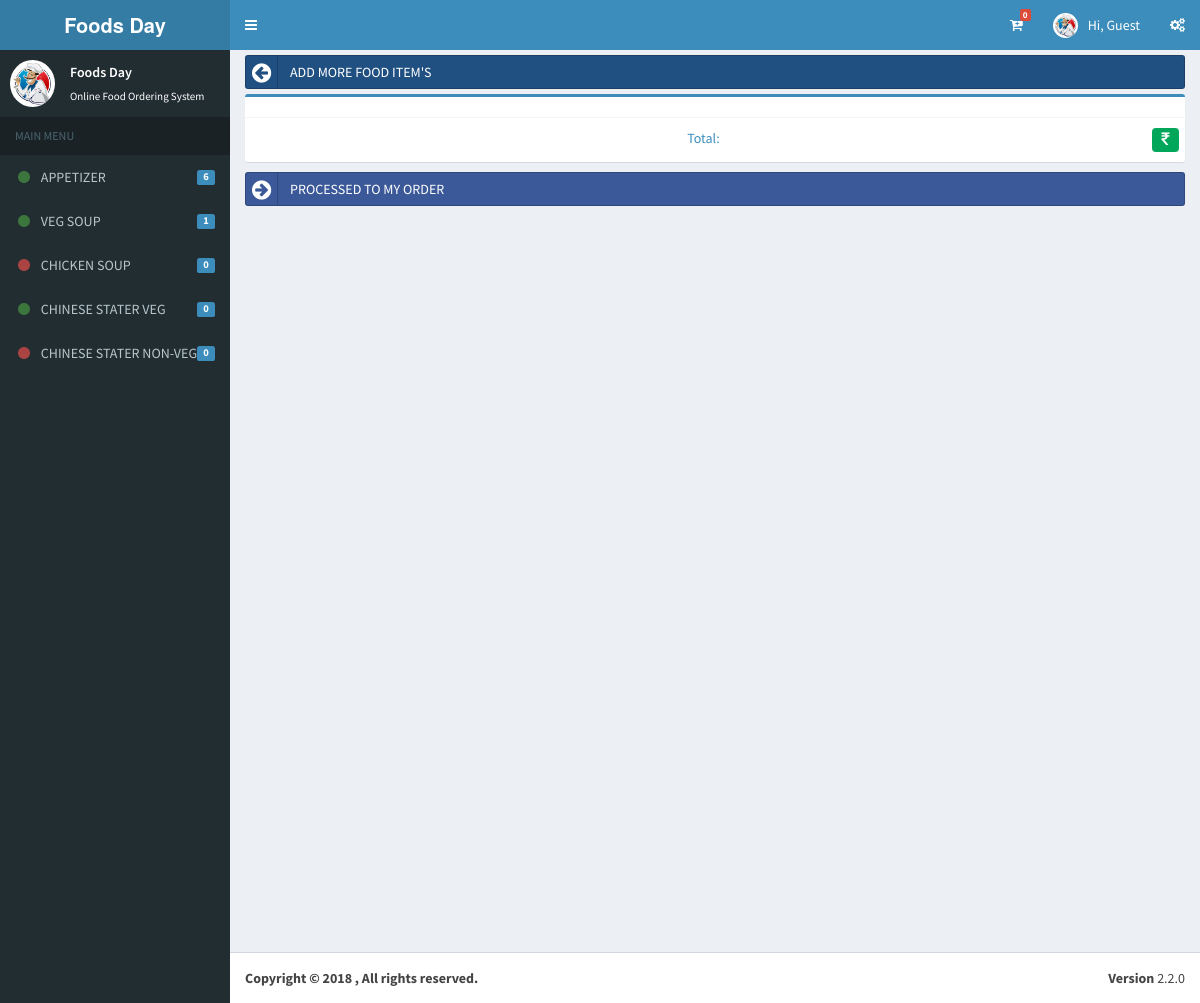
/project/royalfood/mycart.php, run on the app's committed database.
### tables this page shows
CREATE TABLE IF NOT EXISTS `tbl_companydetails` (
  `company_id` int(11) NOT NULL,
  `company_name` varchar(50) NOT NULL,
  `company_address` varchar(500) NOT NULL,
  `company_email` varchar(50) NOT NULL,
  `company_mobile` varchar(50) NOT NULL,
  `company_landline` varchar(50) NOT NULL,
  `company_website` varchar(50) NOT NULL,
  `company_type` varchar(50) NOT NULL,
  `company_service` varchar(50) NOT NULL,
  `company_logo` varchar(150) NOT NULL
);

CREATE TABLE IF NOT EXISTS `tbl_itemdetails` (
  `itemid` int(11) NOT NULL,
  `itemname` varchar(50) NOT NULL,
  `itemtype` varchar(50) NOT NULL,
  `itemstatus` varchar(50) NOT NULL
);

### project/royalfood/mycart.php (the view, shortened to what this page needs)
<?php
  require_once __DIR__ . DIRECTORY_SEPARATOR . 'dbconfig.php';
?>
<!DOCTYPE html>
<html>
  <head>
    <link href="bootstrap/css/bootstrap.min.css" rel="stylesheet" type="text/css" />
    <link href="font-awesome-4.4.0/css/font-awesome.min.css" rel="stylesheet" type="text/css" />
    <link href="https://code.ionicframework.com/ionicons/2.0.1/css/ionicons.min.css" rel="stylesheet" type="text/css" />
    <link href="dist/css/AdminLTE.min.css" rel="stylesheet" type="text/css" />
    <link href="dist/css/skins/_all-skins.min.css" rel="stylesheet" type="text/css" />
  </head>
  <body class="skin-blue sidebar-mini">
    <div class="wrapper">
      <header class="main-header">
        <a href="index.php" class="logo">
            <?php
                          $query='select * from  tbl_companydetails';
                          foreach ($conn->query($query) as $row){
                          ?>
          <span class="logo-lg"><b><?php echo $row['company_name']; ?></b></span>
           <?php } ?>
        </a>
        <nav class="navbar navbar-static-top" role="navigation">
          <a href="#" class="sidebar-toggle" data-toggle="offcanvas" role="button">
          </a>
          <div class="navbar-custom-menu">
            <ul class="nav navbar-nav">
              <li class="dropdown tasks-menu">
                <a  href="mycart.php" >
                  <i class="fa fa-cart-plus"></i>
                  <span class="label label-danger">
                      <?php
                        if(isset($_SESSION["cart_products1"])){
                                echo count($_SESSION["cart_products1"]);
                        }else{
                                echo 0;
                        }
                    ?>
                  </span>
                </a>
                </li>
              <li class="dropdown user user-menu">
                  <?php
                    $query="select company_logo,company_name,company_service,company_landline,company_mobile from tbl_companydetails";
                    foreach ($conn->query($query) as $row){
                    ?>
                <a href="#" class="dropdown-toggle" data-toggle="dropdown">
                  <img src="restaurantlogo/<?php echo $row['company_logo']; ?>" class="user-image" alt="User Image" />
                  <span class="hidden-xs">Hi, Guest</span>
                </a>
                     <?php } ?>
              </li>
              <li>
                <a href="#" data-toggle="control-sidebar"><i class="fa fa-gears"></i></a>
              </li>
            </ul>
          </div>
        </nav>
      </header>
      <aside class="main-sidebar">
        <section class="sidebar">
          <div class="user-panel">
            <div class="pull-left image">
              <img src="restaurantlogo/<?php echo $row['company_logo']; ?>" class="img-circle" alt="User Image" />
            </div>
            <div class="pull-left info">
              <p><?php echo $row['company_name']; ?></p>
              <a><?php echo $row['company_service']; ?></a>
            </div>
          </div>
          <ul class="sidebar-menu">
            <li class="header">MAIN MENU</li>
        <?php
                $newquery="select itemname,itemid from tbl_itemdetails where itemstatus='Active'";
                foreach($conn->query($newquery) as $itm){
                    $itemid=$itm['itemid'];
              ?>
            <li class="treeview">
              <a href="#">
                   <?php
                          $query="select itemtype from tbl_itemdetails where itemid='".$itemid."'";
                          foreach ($conn->query($query) as $row){
                          ?>
                  <?php
                              $itmtype= $row['itemtype'];
                              if($itmtype=='Veg'){
                          ?>
                <i class="fa fa-circle text-success"></i>
                 <?php } else if($itmtype=='Non-Veg'){ ?>
                 <i class="fa fa-circle text-danger"></i>
                  <?php } else if($itmtype=='Drinks'){ ?>
                 <i class="fa fa-circle text-info"></i>
                  <?php } ?>
                      <?php } ?>
                <span><?php echo $itm['itemname']; ?></span>
                 <?php
                        $newquery3="select IFNULL(count(subitemid),0) as count from tbl_subitemdetails where subitemstatus='Active' and itemid='".$itemid."'";
                        foreach ($conn->query($newquery3) as $itm1){
                        ?>
                <span class="label label-primary pull-right"><?php echo $itm1['count']; ?></span>
                 <?php } ?>
              </a>
            </li>
            <?php } ?>
        </ul>
        </section>
      </aside>
      <div class="content-wrapper">
        <section class="content">
<a href="index2.php" class="btn btn-block btn-social btn-bitbucket" style=" margin-top:-10px">
                    <i class="fa fa-arrow-circle-left"></i> ADD MORE FOOD ITEM'S
                  </a>
        <div class="box box-primary" style="margin-top:5px">
                <div class="box-body">
                </div>
                <div class="box-footer text-center">
                  <a href="javascript::;" class="tab-pane"  >Total:  <span class="label label-success pull-right" style="margin-top:0px; margin-right:-4px; font-size:16px"><i class="fa fa-rupee"></i><?php echo $A; ?></span></a>
                </div>
              </div>
                 <a href="shippingform.php?totalprice=<?php echo $A; ?>"  class="btn btn-block btn-social btn-facebook" style=" margin-top:-10px ;">
                     <i class="fa fa-arrow-circle-right"></i>PROCESSED TO MY ORDER
                  </a>
        </section>
      </div>
      <footer class="main-footer">
        <div class="pull-right hidden-xs">
          <b>Version</b> 2.2.0
        </div>
         <strong>Copyright &copy; 2018 , All rights reserved.
      </footer>
    </div>
  </body>
</html>

### data on the page
tbl_companydetails: company_name "Foods Day", company_logo (picture), company_service "Online Food Ordering System"
tbl_itemdetails: itemtype "Veg" (drawn), itemname "APPETIZER", count "6"
tbl_itemdetails: itemname "VEG SOUP", count "1"
tbl_itemdetails: itemtype "Non-Veg" (drawn), itemname "CHICKEN SOUP", count "0"
tbl_itemdetails: itemname "CHINESE STATER VEG", count "0"
tbl_itemdetails: itemname "CHINESE STATER NON-VEG", count "0"
